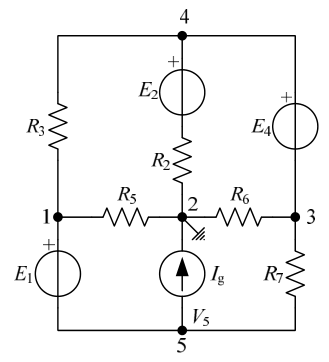
#> input picture samples/small_size_kolo.png, 329 x 362 px, found by its file name
$ python image_processing.py   (older library calls are emulated)
#> lines starting #> are read from the running program, lines starting #| are printed output that depends on the picture; after the words box and inside, x2 and y2 are one past the last pixel; in counts of white or black regions, pixels touching at a corner belong together
### src/image_processing_tools.py
import numpy as np
from skimage.filters import sobel_h, sobel_v
from skimage.segmentation import flood, flood_fill
import matplotlib.pyplot as plt
from skimage.morphology import skeletonize

import cv2

# [6 lines left out: function display_changes, not called in this run]

def apply_mask(img, mask):
    return (mask.astype(float) * img.astype(float) / 255).astype(np.uint8)

def detect_circles(img):
    edge_sobel_h = sobel_h(img)
    edge_sobel_v = sobel_v(img)
    edge_sobel = np.abs(edge_sobel_h*edge_sobel_v)
    edge_sobel = edge_sobel*255
    edge_sobel = edge_sobel.astype(np.uint8)
    return edge_sobel

def fill_circles(img):
    kernel = np.ones((3, 3), np.uint8)
    dilated = cv2.dilate(img, kernel, iterations=1)
    # average = cv2.blur(dilated, (7, 7))
    # _, thresh = cv2.threshold(average, 0, 255, cv2.THRESH_BINARY | cv2.THRESH_OTSU)
    # eroded = cv2.erode(thresh, kernel, iterations=1)
    return dilated

def get_gens_cords(img):
    img = img.copy()
    # find circles in image with HoughCircles
    maxRadius = int(max(img.shape[0], img.shape[1])/4)
    minRadius = maxRadius//8
    circles = cv2.HoughCircles(img, cv2.HOUGH_GRADIENT, 1, 20, param1=50, param2=30, minRadius=minRadius, maxRadius=maxRadius)
    if circles is None:
        print("No generators found")
        return img
    # convert circles to numpy array
    circles = np.uint16(np.around(circles))
    return circles[0,:]

def turn_off_gens(img, circles):
    _, img = cv2.threshold(img, 0, 255, cv2.THRESH_BINARY | cv2.THRESH_OTSU)
    for i in circles:
        cv2.circle(img, (i[0], i[1]), i[2], (255, 255, 255), -1)
        img = flood_fill(img, (i[1], i[0]), 0)
    return img

def get_resistors_cords(img, circuit_graph_img):
    kernel = np.ones((3, 3), np.uint8)
    dilated = cv2.dilate(circuit_graph_img, kernel, iterations=3)
    circuit_graph_img = dilated
    img = img.copy()
    img = img * circuit_graph_img / 255

    return find_remeaning_components(img)

def find_connections(img, start_point, end_point):
    # scale img to 0-1
    img = img.copy()
    img = img / 255

    img = skeletonize(img)
    img = img.astype(np.uint8)*255
    starty, startx  = start_point
    endy, endx = end_point
    offset = 2
    startx -= offset
    starty -= offset
    endx += offset
    endy += offset
    ends = []
    for i in range(startx, endx):
        if img[i, starty] == 255:
            ends.append((i, starty))
        if img[i, endy] == 255:
            ends.append((i, endy))
    for j in range(starty, endy):
        if img[startx, j] == 255:
            ends.append((startx, j))
        if img[endx, j] == 255:
            ends.append((endx, j))
    if len(ends) == 0:
        print("aaaaa")
        return
    if len(ends) != 2:
        print("Error: more than 2 ends found")
        return
    cv2.line(img, (ends[0][1], ends[0][0]), (ends[1][1], ends[1][0]), (255,255,255), 1)
    return img

def turn_off_components(img, resistor_cords, gen_cords):
    for e in resistor_cords:
        cv2.rectangle(img, e[1], e[2], (0,0,0), -1)
        img = find_connections(img, e[1], e[2])
    for e in gen_cords:
        r = int(e[2]*1.22)
        cv2.circle(img, (e[0], e[1]), r, (0,0,0), -1)
        img = find_connections(img, (e[0]-r, e[1]-r), (e[0]+r, e[1]+r))
    return img

def find_lines(img):
    img = img.copy()
    # find lines in image with HoughLines
    # lines = cv2.HoughLines(img, 1, np.pi / 180, 100, None, 0, 0)
    lines = cv2.HoughLinesP(img, 1, np.pi / 180, 50, None, 50, 10)
    if lines is None:
        print("No lines found")
        return img
    # convert lines to numpy array
    return lines

def extract_junctions(img):
    kernel = np.ones((3, 3), np.uint8)
    img = cv2.erode(img, kernel, iterations=2)
    img = cv2.dilate(img, kernel, iterations=2)
    centers = get_centers(img)
    return centers

def cluster_symbols(img):
    # dilate img to get bigger symbols
    kernel = np.ones((5, 5), np.uint8)
    img = cv2.dilate(img, kernel, iterations=2)
    img = cv2.threshold(img, 0, 255, cv2.THRESH_BINARY | cv2.THRESH_OTSU)[1]
    return img

# [6 lines left out: function assign_details, not called in this run]

def split_circuit(img):
    width = len(img)
    height = len(img[0])
    original = img.copy()
    elements = []
    for i in range(width):
        for j in range(height):
            if img[i][j] != 0:
                filled = flood_fill(img, (i,j), 0)
                count = np.count_nonzero(cv2.absdiff(filled, img))
                elements.append([count, (i,j)])
                img = filled
    elements.sort(reverse=True)
    without = flood_fill(original, elements[0][1], 0)
    # dilate the image to get the outline of the resistor
    return original - without, cv2.dilate(without, np.ones((3,3), np.uint8))

# [16 lines left out: function split_name, not called in this run]

def find_remeaning_components(img):
    width = len(img)
    height = len(img[0])
    original = img.copy()
    elements = []
    footprint = np.array([[0,1,0],[1,1,1],[0,1,0]])
    for i in range(width):
        for j in range(height):
            if img[i][j] != 0:
                filled = flood_fill(img, (i,j), 0, footprint=footprint)
                count = np.count_nonzero(cv2.absdiff(filled, img))
                elements.append([count, (i,j)])
                img = filled
    elements.sort(reverse=True)
    resistors = []
    for e in elements:
        B = np.argwhere(flood(original, e[1]))
        (ystart, xstart), (ystop, xstop) = B.min(0), B.max(0) + 1
        aspect_ratio = (ystop - ystart) / (xstop - xstart)
        if (aspect_ratio < 0.5 or aspect_ratio > 2) and e[0] > 100:
            center = (int((xstop + xstart) / 2), int((ystop + ystart) / 2))
            resistors.append([center, (xstart, ystart), (xstop, ystop)])
            cv2.rectangle(original, (xstart, ystart), (xstop, ystop), 125, -1)
    return resistors

def get_centers(img):
    centers = []
    for i in range(len(img)):
        for j in range(len(img[0])):
            if img[i][j] != 0:
                flood_img = flood(img, (i,j))
                mass_x, mass_y = np.where(flood_img > 0)
                # mass_x and mass_y are the list of x indices and y indices of mass pixels
                cent_y = int(np.average(mass_x))
                cent_x = int(np.average(mass_y))
                centers.append((cent_x, cent_y))
                flood_fill(img, (i,j), 0, in_place=True)
    return centers

def find_bounding_box_details(img):
    width = len(img)
    height = len(img[0])
    details = []
    for i in range(width):
        for j in range(height):
            if img[i][j] == 0:
                continue
            B = np.argwhere(flood(img, (i,j)))
            (ystart, xstart), (ystop, xstop) = B.min(0), B.max(0) + 1
            details.append([np.array([xstart, ystart]), np.array([xstop, ystop])])
            flood_fill(img, (i,j), 0, in_place=True)
    return details

# [21 lines left out: functions visualize_junctions, visualize_lines, visualize_components, not called in this run]

### src/image_processing.py
import numpy as np
import matplotlib.pyplot as plt
from skimage.morphology import skeletonize
import cv2

from image_processing_tools import *

def process_image(rgb_img):
    # load image and convert to grayscale
    gray = cv2.cvtColor(rgb_img, cv2.COLOR_BGR2GRAY)

    # negative image
    negative_gray = cv2.bitwise_not(gray)

    # threshold image
    _, threshold_img = cv2.threshold(negative_gray, 0, 255, cv2.THRESH_BINARY | cv2.THRESH_OTSU)

    # extract largest component
    circuit_graph_img, details_mask = split_circuit(threshold_img)

    # apply mask to get details
    gray_details = apply_mask(negative_gray, details_mask)

    # detect circles in image
    detected_circles = detect_circles(circuit_graph_img)

    # clean empty space around detected circles
    cleaned_circles = fill_circles(detected_circles)

    # process generators
    gen_cords = get_gens_cords(cleaned_circles)

    # turn off generators
    circuit_wo_gens = turn_off_gens(cleaned_circles, gen_cords)

    # get resistors
    # ok ova funkcija ce biti kasnije smaranje kada bude trebalo i L, C i R, Z i sve komponente ali dobro ima vremna
    resistor_cords = get_resistors_cords(circuit_graph_img, circuit_wo_gens)

    # turn off components
    # u ovoj funkciji ima funkcija find_connections koja ce najverovatnije da zabode na svakom sledecem primeru
    # jer trenutno se nadam da samo savrseno uklonio sve piksele od komponente dok to u praksi bas i nije slucaj lol
    # ali moze da se sredi sa malo razmisljanja
    # ustvari najverovatnije je resenje samo da se kada se uklanja generator izbrise sa rectom a ne sa krugom
    circuit_wo_components = turn_off_components(circuit_graph_img.copy(), resistor_cords, gen_cords)

    # find lines in image
    # negde oko ovog dela treba izvuci gnd to me je mrzelo
    # nisam siguran kako tacno ali trebalo bi da moze jer je to jedino ostlao vezano za kolo ako je sve ostalo izvuceno
    lines = find_lines(circuit_wo_components)

    # extract junctions
    nodes = extract_junctions(circuit_graph_img.copy())

    # create clusters of symbols
    clusterd_details = cluster_symbols(gray_details)

    # find bounding boxes of symbols
    details = find_bounding_box_details(clusterd_details)

    # structure elements properlly
    gen_cords = [[np.array([i[0],i[1]]),"G"] for i in gen_cords]
    resistor_cords = [[np.array(i[0]),"R"] for i in resistor_cords]
    nodes = [np.array(i) for i in nodes]
    lines = [[np.array([i[0][0],i[0][1]]), np.array([i[0][2],i[0][3]]), "N"] for i in lines]
    details = [detail + [gray_details[detail[0][1]:detail[1][1],detail[0][0]:detail[1][0]]] for detail in details]

    return gen_cords, resistor_cords, nodes, lines, details


if __name__ == "__main__":
    filename = "samples/small_size_kolo.png"
    rgb_img = cv2.imread(filename)
#> rgb_img is the input picture: shape (362, 329, 3); min 0, max 255, mean 244.3
    process_image(rgb_img)
#> in process_image, `_, threshold_img = cv2.threshold(negative_gray, 0, 255, cv2.THRESH_BIN..`:
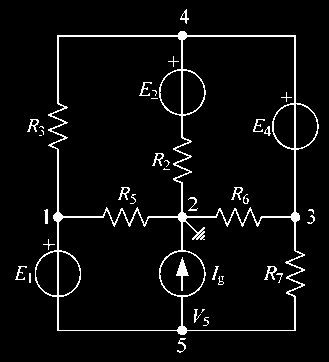
#> threshold_img: shape (362, 329); 4.9% white in thin lines or dots, all inside (x1, y1, x2, y2) = (15, 9, 319, 353)
#> in split_circuit, `width = len(img)`: width = 362
#> in split_circuit, `height = len(img[0])`: height = 329
#> after the loop in split_circuit, `for i in range(width):`: count = 48; elements = 37 items
#> in detect_circles, `edge_sobel_v = sobel_v(img)`:
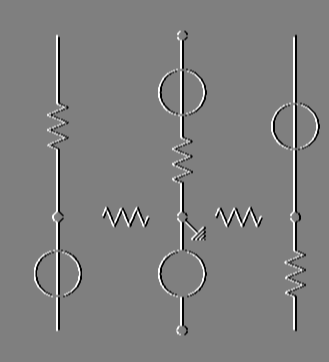
#> edge_sobel_v: shape (362, 329) float64; min -1, max 1, mean 0; drawn with min black and max white
#> in fill_circles, `dilated = cv2.dilate(img, kernel, iterations=1)`:
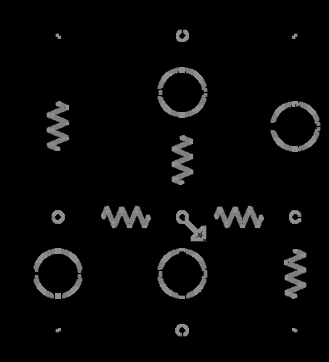
#> dilated: shape (362, 329); min 0, max 143, mean 7.7
#> in get_gens_cords, `circles = cv2.HoughCircles(img, cv2.HOUGH_GRADIENT, 1, 20, param1=50, ..`: circles = [[181.5, 272.5, 25.2], [57.5, 273.5, 20.2], [293.5, 125.5, 25.7], [182.5, 92.5, 20.8]]
#> in get_gens_cords, `circles = np.uint16(np.around(circles))`: circles = [[182, 272, 25], [58, 274, 20], [294, 126, 26], [182, 92, 21]]
#> in process_image, `gen_cords = get_gens_cords(cleaned_circles)`: gen_cords has the same summary as circles in get_gens_cords
#> the loop in turn_off_gens, `for i in circles:` made 4 passes
#> in find_remeaning_components, `width = len(img)`: width = 362
#> in find_remeaning_components, `height = len(img[0])`: height = 329
#> after the loop in find_remeaning_components, `for i in range(width):`: count = 17; elements = 17 items
#> the loop in find_remeaning_components, `for e in elements:` made 17 passes
#> (e, ystart, xstart, ystop, xstop, aspect_ratio, center) on passes 1 to 5: ([210, (246, 294)], 246, 285, 302, 305, 2.8, (295, 274)), ([209, (98, 57)], 98, 48, 154, 68, 2.8, (58, 126)), ([206, (207, 106)], 207, 98, 227, 154, 0.357, (126, 217)), ([206, (132, 181)], 132, 173, 188, 192, 2.95, (182, 160)), ([205, (207, 250)], 207, 211, 227, 267, 0.357, (239, 217))
#> after the loop in find_remeaning_components, `for e in elements:`:
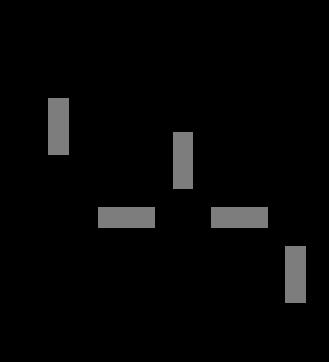
#> original: shape (362, 329) float64; min 0, max 125, mean 6.2
#> after the loop in find_remeaning_components, `for e in elements:`: resistors = [[(295, 274), (285, 246), (305, 302)], [(58, 126), (48, 98), (68, 154)], [(126, 217), (98, 207), (154, 227)], [(182, 160), (173, 132), (192, 188)], [(239, 217), (211, 207), (267, 227)]]
#> in process_image, `resistor_cords = get_resistors_cords(circuit_graph_img, circuit_wo_gens)`: resistor_cords has the same summary as resistors in find_remeaning_components
#> the loop in turn_off_components, `for e in resistor_cords:` made 5 passes
#> (e, starty in find_connections, startx in find_connections, endy in find_connections, endx in find_connections) on passes 1 to 5: ([(295, 274), (285, 246), (305, 302)], 283, 244, 307, 304), ([(58, 126), (48, 98), (68, 154)], 46, 96, 70, 156), ([(126, 217), (98, 207), (154, 227)], 96, 205, 156, 229), ([(182, 160), (173, 132), (192, 188)], 171, 130, 194, 190), ([(239, 217), (211, 207), (267, 227)], 209, 205, 269, 229)
#> the loop in turn_off_components, `for e in gen_cords:` made 4 passes
#> (e, r, starty in find_connections, startx in find_connections, endy in find_connections, endx in find_connections) on passes 1 to 4: ([182, 272, 25], 30, 150, 240, 214, 304), ([58, 274, 20], 24, 32, 248, 84, 300), ([294, 126, 26], 31, 261, 93, 327, 159), ([182, 92, 21], 25, 155, 65, 209, 119)
#> after the loop in turn_off_components, `for e in gen_cords:`:
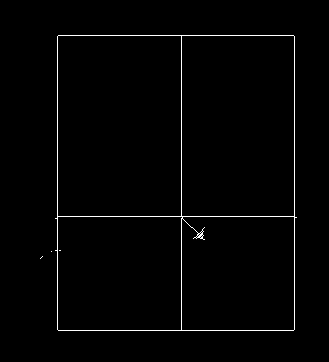
#> img: shape (362, 329); 1.4% white in thin lines or dots, all inside (x1, y1, x2, y2) = (40, 35, 297, 331)
#> in find_lines, `lines = cv2.HoughLinesP(img, 1, np.pi / 180, 50, None, 50, 10)`: lines = [[181, 330, 181, 35], [294, 329, 294, 36], [57, 329, 57, 36], [58, 330, 293, 330], [58, 216, 293, 216], [58, 35, 293, 35]]
#> in extract_junctions, `img = cv2.dilate(img, kernel, iterations=2)`:
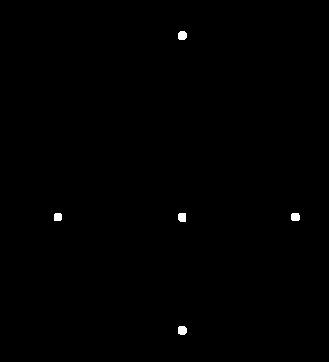
#> img: shape (362, 329); 0.28% white; 5 white regions, box (x1, y1, x2, y2) and area: (178, 326, 187, 335) 72, (178, 31, 187, 40) 71, (178, 213, 186, 222) 68, (291, 213, 300, 221) 67, (54, 213, 62, 221) 61
#> after the loop in get_centers, `for i in range(len(img)):`: centers = [(181, 35), (57, 216), (181, 216), (294, 216), (181, 329)]
#> in process_image, `nodes = extract_junctions(circuit_graph_img.copy())`: nodes has the same summary as centers in get_centers
#> in cluster_symbols, `img = cv2.threshold(img, 0, 255, cv2.THRESH_BINARY | cv2.THRESH_OTSU)[1]`:
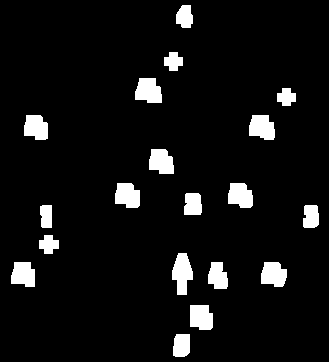
#> img: shape (362, 329); 6.8% white; 19 white regions, largest, box (x1, y1, x2, y2) and area: (172, 253, 193, 295) 597, (135, 78, 162, 103) 546, (249, 115, 275, 140) 526
#> in find_bounding_box_details, `width = len(img)`: width = 362
#> in find_bounding_box_details, `height = len(img[0])`: height = 329
#> after the loop in find_bounding_box_details, `for i in range(width):`: details = 19 items, first 6: [[176, 5], [193, 28]], [[164, 52], [183, 71]], [[135, 78], [162, 103]], [[277, 88], [296, 106]], [[24, 115], [48, 140]], [[249, 115], [275, 140]]
#> in process_image, `gen_cords = [[np.array([i[0],i[1]]),"G"] for i in gen_cords]`: gen_cords = [[[182, 272], 'G'], [[58, 274], 'G'], [[294, 126], 'G'], [[182, 92], 'G']]
#> in process_image, `resistor_cords = [[np.array(i[0]),"R"] for i in resistor_cords]`: resistor_cords = [[[295, 274], 'R'], [[58, 126], 'R'], [[126, 217], 'R'], [[182, 160], 'R'], [[239, 217], 'R']]
#> in process_image, `nodes = [np.array(i) for i in nodes]`: nodes = [[181, 35], [57, 216], [181, 216], [294, 216], [181, 329]]
#> in process_image, `lines = [[np.array([i[0][0],i[0][1]]), np.array([i[0][2],i[0][3]]), "N..`: lines = [[[181, 330], [181, 35], 'N'], [[294, 329], [294, 36], 'N'], [[57, 329], [57, 36], 'N'], [[58, 330], [293, 330], 'N'], [[58, 216], [293, 216], 'N'], [[58, 35], [293, 35], 'N']]
#> in process_image, `details = [detail + [gray_details[detail[0][1]:detail[1][1],detail[0][..`: details = 19 items

$ run again, with samples/medium_size_kolo.png copied over samples/small_size_kolo.png
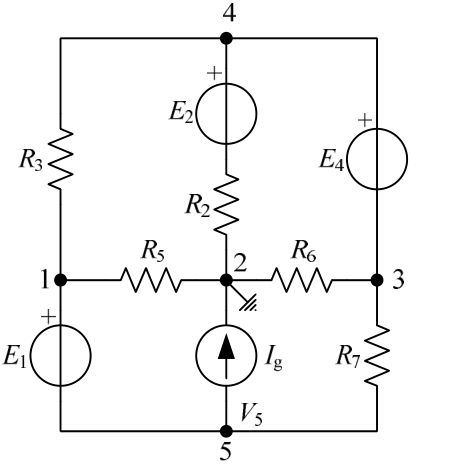
#> input picture samples/medium_size_kolo.png, 462 x 471 px, found by its file name
#> rgb_img is the input picture: shape (471, 462, 3); min 0, max 255, mean 244.7
#> threshold_img: shape (471, 462); 4.2% white in thin lines or dots, all inside (x1, y1, x2, y2) = (4, 3, 408, 460)
#> in split_circuit, `width = len(img)`: width = 471
#> in split_circuit, `height = len(img[0])`: height = 462
#> after the loop in split_circuit, `for i in range(width):`: count = 66; elements = 38 items
#> without: shape (471, 462); 0.94% white in thin lines or dots, all inside (x1, y1, x2, y2) = (4, 3, 404, 460)
#> circuit_graph_img: shape (471, 462); 3.3% white in thin lines or dots, all inside (x1, y1, x2, y2) = (29, 32, 408, 438)
#> details_mask: shape (471, 462); 2.1% white; 24 white regions, largest, box (x1, y1, x2, y2) and area: (217, 333, 236, 380) 401, (185, 193, 211, 218) 350, (291, 239, 317, 263) 344
#> in get_gens_cords, `circles = cv2.HoughCircles(img, cv2.HOUGH_GRADIENT, 1, 20, param1=50, ..`: circles = [[376.5, 158.5, 27.5], [226.5, 113.5, 27.3], [226.5, 355.5, 27.4], [57.5, 357.5, 30.2]]
#> in get_gens_cords, `circles = np.uint16(np.around(circles))`: circles = [[376, 158, 28], [226, 114, 27], [226, 356, 27], [58, 358, 30]]
#> in process_image, `gen_cords = get_gens_cords(cleaned_circles)`: gen_cords has the same summary as circles in get_gens_cords
#> the loop in turn_off_gens, `for i in circles:` made 4 passes
#> in find_remeaning_components, `width = len(img)`: width = 471
#> in find_remeaning_components, `height = len(img[0])`: height = 462
#> after the loop in find_remeaning_components, `for i in range(width):`: count = 24; elements = 19 items
#> the loop in find_remeaning_components, `for e in elements:` made 19 passes
#> (e, ystart, xstart, ystop, xstop, aspect_ratio, center) on passes 1 to 5: ([336, (169, 225)], 169, 213, 240, 239, 2.73, (226, 204)), ([335, (267, 125)], 267, 115, 293, 187, 0.361, (151, 280)), ([335, (123, 60)], 123, 48, 195, 74, 2.77, (61, 159)), ([334, (320, 376)], 320, 364, 391, 390, 2.73, (377, 355)), ([334, (267, 276)], 267, 266, 293, 338, 0.361, (302, 280))
#> after the loop in find_remeaning_components, `for e in elements:`:
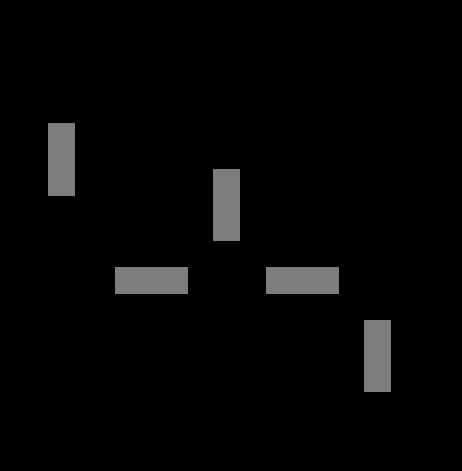
#> original: shape (471, 462) float64; min 0, max 125, mean 5.6
#> after the loop in find_remeaning_components, `for e in elements:`: resistors = [[(226, 204), (213, 169), (239, 240)], [(151, 280), (115, 267), (187, 293)], [(61, 159), (48, 123), (74, 195)], [(377, 355), (364, 320), (390, 391)], [(302, 280), (266, 267), (338, 293)]]
#> in process_image, `resistor_cords = get_resistors_cords(circuit_graph_img, circuit_wo_gens)`: resistor_cords has the same summary as resistors in find_remeaning_components
#> the loop in turn_off_components, `for e in resistor_cords:` made 5 passes
#> (e, starty in find_connections, startx in find_connections, endy in find_connections, endx in find_connections) on passes 1 to 5: ([(226, 204), (213, 169), (239, 240)], 211, 167, 241, 242), ([(151, 280), (115, 267), (187, 293)], 113, 265, 189, 295), ([(61, 159), (48, 123), (74, 195)], 46, 121, 76, 197), ([(377, 355), (364, 320), (390, 391)], 362, 318, 392, 393), ([(302, 280), (266, 267), (338, 293)], 264, 265, 340, 295)
#> the loop in turn_off_components, `for e in gen_cords:` made 4 passes
#> (e, r, starty in find_connections, startx in find_connections, endy in find_connections, endx in find_connections) on passes 1 to 4: ([376, 158, 28], 34, 340, 122, 412, 194), ([226, 114, 27], 32, 192, 80, 260, 148), ([226, 356, 27], 32, 192, 322, 260, 390), ([58, 358, 30], 36, 20, 320, 96, 396)
#> in find_lines, `lines = cv2.HoughLinesP(img, 1, np.pi / 180, 50, None, 50, 10)`: lines = [[376, 429, 376, 38], [225, 430, 225, 38], [61, 430, 375, 430], [61, 37, 375, 37], [60, 279, 375, 279], [60, 429, 60, 38]]
#> after the loop in get_centers, `for i in range(len(img)):`: centers = [(225, 37), (60, 279), (225, 279), (376, 279), (225, 430)]
#> in process_image, `nodes = extract_junctions(circuit_graph_img.copy())`: nodes has the same summary as centers in get_centers
#> in cluster_symbols, `img = cv2.threshold(img, 0, 255, cv2.THRESH_BINARY | cv2.THRESH_OTSU)[1]`:
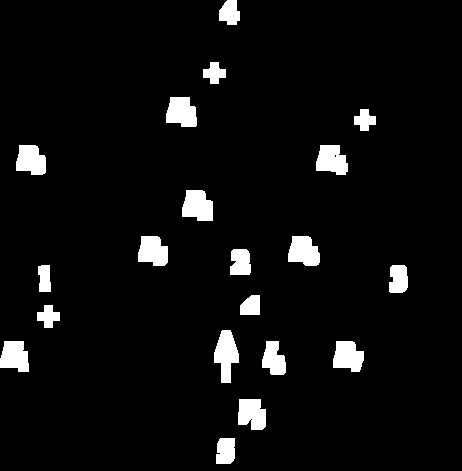
#> img: shape (471, 462); 5.3% white; 20 white regions, largest, box (x1, y1, x2, y2) and area: (214, 330, 239, 383) 833, (182, 190, 213, 221) 775, (166, 97, 197, 127) 749
#> in find_bounding_box_details, `width = len(img)`: width = 471
#> in find_bounding_box_details, `height = len(img[0])`: height = 462
#> after the loop in find_bounding_box_details, `for i in range(width):`: details = 20 items, first 6: [[219, 0], [240, 25]], [[203, 62], [226, 84]], [[166, 97], [197, 127]], [[354, 109], [376, 131]], [[16, 145], [46, 175]], [[316, 145], [348, 175]]
#> in process_image, `gen_cords = [[np.array([i[0],i[1]]),"G"] for i in gen_cords]`: gen_cords = [[[376, 158], 'G'], [[226, 114], 'G'], [[226, 356], 'G'], [[58, 358], 'G']]
#> in process_image, `resistor_cords = [[np.array(i[0]),"R"] for i in resistor_cords]`: resistor_cords = [[[226, 204], 'R'], [[151, 280], 'R'], [[61, 159], 'R'], [[377, 355], 'R'], [[302, 280], 'R']]
#> in process_image, `nodes = [np.array(i) for i in nodes]`: nodes = [[225, 37], [60, 279], [225, 279], [376, 279], [225, 430]]
#> in process_image, `lines = [[np.array([i[0][0],i[0][1]]), np.array([i[0][2],i[0][3]]), "N..`: lines = [[[376, 429], [376, 38], 'N'], [[225, 430], [225, 38], 'N'], [[61, 430], [375, 430], 'N'], [[61, 37], [375, 37], 'N'], [[60, 279], [375, 279], 'N'], [[60, 429], [60, 38], 'N']]
#> in process_image, `details = [detail + [gray_details[detail[0][1]:detail[1][1],detail[0][..`: details = 20 items
